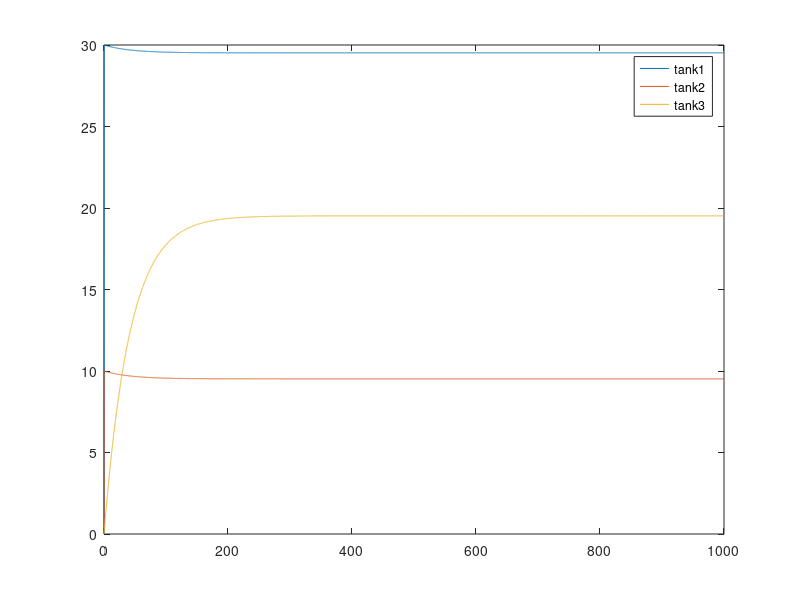
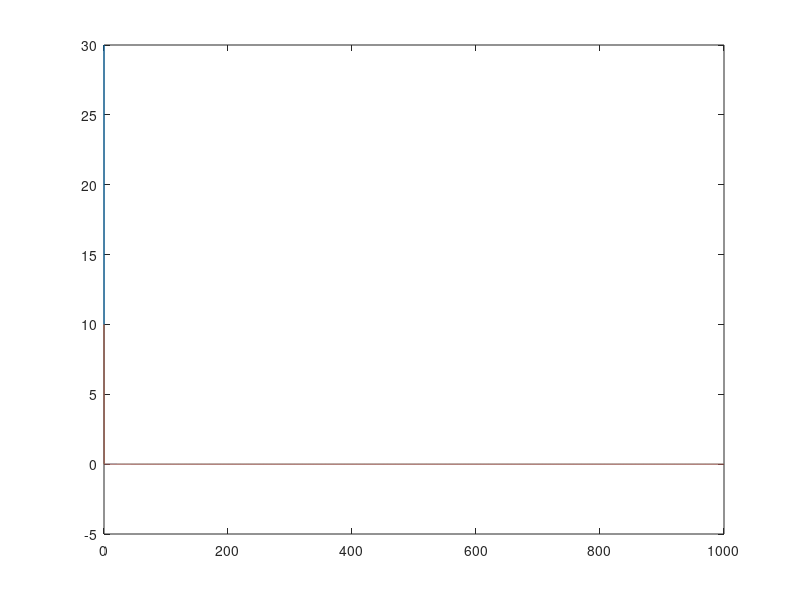

Reproduce these figures in MATLAB, in order. (Note: this script raises an error after producing the figures.)
clear; close all; clc;

A = [-1.17e-2, 0, 1.17e-2;
    0, -2.27e-2, 1.17e-2;
    1.17e-2, 1.17e-2, -2.34e-2];

B = [64.935, 0;
    0, 64.395;
    0, 0];

C = eye(3);

D = 0;

Q = [1  0   0;
     0  1   0;
     0  0   .1];

R = [1  0
     0  1];

K = lqr(A,B,Q,R);

sys = ss(A-B*K, B, C, D);

t = 0:0.1:1000;

% system setpoints
r = ones(length(t), 2);
r(:,1) = 30;                % tank 1
r(:,2) = 10;                % tank 2
% r(:,3) = 20;                % tank 3

y = lsim(sys, r(:,1:2), t);

u = r' - K*y';

plot(t,y(:,1)); 
hold on;
plot(t,y(:,2)); 
plot(t,y(:,3)); 

legend('tank1', 'tank2', 'tank3')

figure;
plot(t, u(1,:)');
hold on;
plot(t, u(2,:)');

S = 0.0154;     % tank cross sectional area (m2)
Sp = 5E-5;      % inter tank cross sectional area (m2)

mu = 0.5;       % outflow coefficients
mu20 = 0.675;

qmax = 1.2E-4;  % maximum flowrate (m3/s)
lmax = 0.6;     % maximum level (m)

g = 9.8;       % gravity (m/s2)

% inputs
q1 = 0.34E-4;   % pump 1 flow (m3/s)
q2 = 0.32E-4;   % pump 2 flow (m3/s)

% initial conditions
x1 = 0.1;       % first tank
x2 = 0.1;       % second tank
x3 = 0.1;       % third tank
x0 = [x1 x2 x3];

trange = 0:0.1:5000; 
sp1 = 0.45*ones(length(trange),1);      % setpoint for tank 1
sp2 = 0.25*ones(length(trange),1);      % setpoint for tank 2
sp3 = 0.35*ones(length(trange),1);      % setpoint for tank 3

limits = [0, qmax];

[yout, u, e] = lqr_control(trange,sp1,sp2,sp3, S,Sp,mu,mu20,g,q1,q2,x0,K,limits);

figure;
plot(trange,yout);
title('Simultaneous control')
xlabel('time (s)')
ylabel('Water level (m)')
legend('Tank 1', 'Tank 2', 'Tank 3')

figure;
plot(trange,u);
title('Control actions');
xlabel('time (s)')
ylabel('flowrate (m^3s^{-1})')
legend('pump1','pump2')